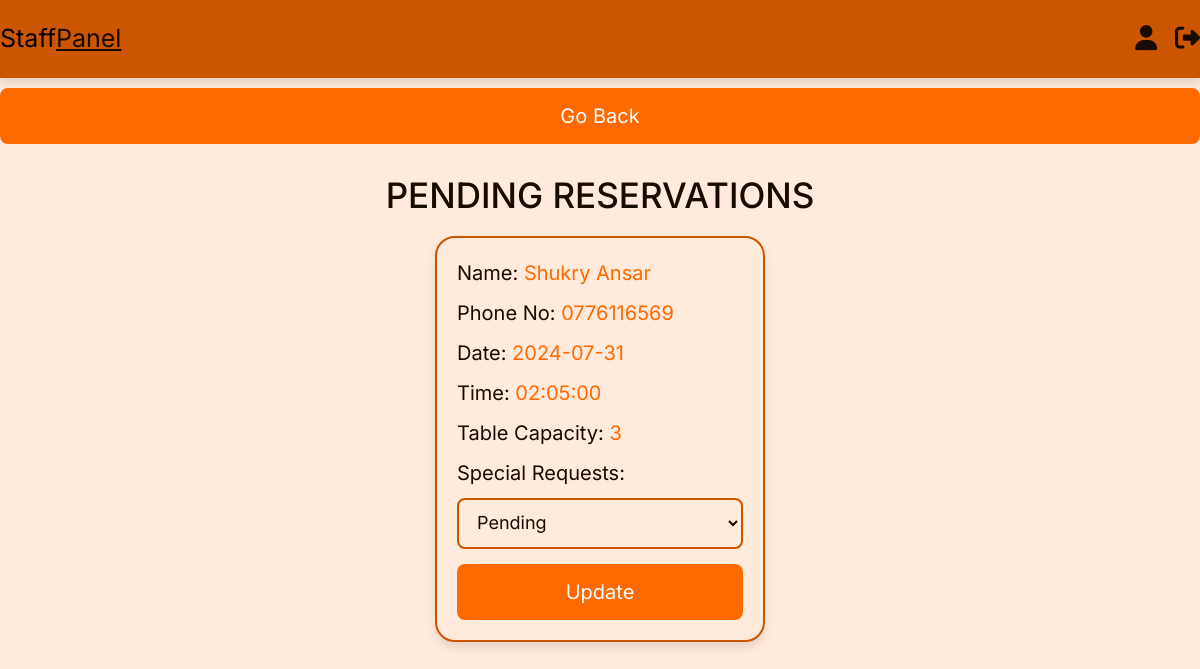
The app's page /staff_pending_reservations.php (signed in) with its own data.
### tables this page shows
CREATE TABLE `reservations` (
  `reservation_id` int(11) NOT NULL,
  `user_id` int(50) NOT NULL,
  `name` varchar(100) NOT NULL,
  `email` varchar(100) NOT NULL,
  `phone` varchar(20) NOT NULL,
  `reservation_date` date NOT NULL,
  `reservation_time` time NOT NULL,
  `special_requests` text NOT NULL,
  `table_capacity` int(11) NOT NULL,
  `reservation_status` varchar(20) NOT NULL
);

### staff_pending_reservations.php (the view, shortened to what this page needs)
<?php
@include 'config.php';
$select_reservations = $conn->prepare("SELECT * FROM `reservations` WHERE reservation_status = 'pending'");
$select_reservations->execute();
?>
<!DOCTYPE html>
<html lang="en">
<head>
   <link href="https://cdn.jsdelivr.net/npm/bootstrap@5.3.0/dist/css/bootstrap.min.css" rel="stylesheet">
   <link rel="stylesheet" href="css/all.min.css" />
   <link rel="stylesheet" href="css/admin_style.css">
</head>
<body>
   <?php include 'staff_header.php'; ?>
   <a href="staff_dashboard.php" class="option-btn">go back</a>
   <section class="placed-orders">
      <h1 class="title">Pending Reservations</h1>
      <div class="box-container">
         <?php
         if ($select_reservations->rowCount() > 0) {
            while ($fetch_reservations = $select_reservations->fetch(PDO::FETCH_ASSOC)) {
         ?>
               <div class="box">
                  <p> Name: <span><?= htmlspecialchars($fetch_reservations['name']); ?></span> </p>
                  <p> Phone No: <span><?= htmlspecialchars($fetch_reservations['phone']); ?></span> </p>
                  <p> Date: <span><?= htmlspecialchars($fetch_reservations['reservation_date']); ?></span> </p>
                  <p> Time: <span><?= htmlspecialchars($fetch_reservations['reservation_time']); ?></span> </p>
                  <p> Table Capacity: <span><?= htmlspecialchars($fetch_reservations['table_capacity']); ?></span> </p>
                  <p> Special Requests: <span><?= htmlspecialchars($fetch_reservations['special_requests']); ?></span> </p>
                  <form action="" method="POST">
                     <select name="update_status" class="drop-down">
                        <option value="pending" <?= ($fetch_reservations['reservation_status'] == 'pending') ? 'selected' : ''; ?>>Pending</option>
                     </select>
                     <input type="submit" name="update_reservation" class="option-btn" value="Update">
                  </form>
               </div>
         <?php
            }
         } else {
            echo '<p class="empty">No pending reservations found!</p>';
         }
         ?>
      </div>
   </section>
</body>
</html>

### css/admin_style.css (style rules this page uses)
.placed-orders .box-container { display: grid; grid-template-columns: repeat(auto-fit, 33rem); gap: 1.5rem; align-items: flex-start; justify-content: center; }
.placed-orders .box-container .box { border: var(--border); box-shadow: var(--box-shadow); background-color: var(--secondary); border-radius: 2rem; padding: 2rem; }
.placed-orders .box-container .box p { margin-bottom: 1rem; line-height: 1.5; font-size: 2rem; color: var(--text); }
.placed-orders .box-container .box p span { color: var(--accent); }
.placed-orders .box-container .box .drop-down { width: 100%; padding: 1.2rem 1.4rem; font-size: 1.8rem; border: var(--border); border-radius: 0.8rem; background-color: var(--light-bg); margin-bottom: 0.5rem; }

### css/components.css (style rules this page uses)
:root { --border: 0.2rem solid var(--primary); --box-shadow: 0 0.5rem 1rem rgba(0, 0, 0, 0.1); --text: #1a0b00; --text-white: #fbfbfe; --background: #fbfbfe; --primary: #cc5500; --secondary: #ffeadb; --accent: #ff6a00; }
* { font-family: "inter", sans-serif; margin: 0; padding: 0; box-sizing: border-box; outline: none; border: none; text-decoration: none; color: var(--text); }
body { background-color: var(--secondary); }
html { font-size: 62.5%; overflow-x: hidden; scroll-behavior: smooth; scroll-padding-top: 6.5rem; }
section { padding: 3rem 2rem; max-width: 1200px; margin: 0 auto; }
.btn, .delete-btn, .option-btn { display: block; width: 100%; margin-top: 1rem; border-radius: 0.8rem; color: var(--text-white); font-size: 2rem; padding: 1.3rem 3rem; text-transform: capitalize; cursor: pointer; text-align: center; }
.option-btn { background-color: var(--accent); text-decoration: none; }
.title { text-align: center; margin-bottom: 2rem; text-transform: uppercase; color: var(--text); font-size: 3.5rem; }

### records on screen
reservations: name "Shukry Ansar", phone "0776116569", reservation_date "2024-07-31", reservation_time "02:05:00", table_capacity "3", update_status "Pending"
